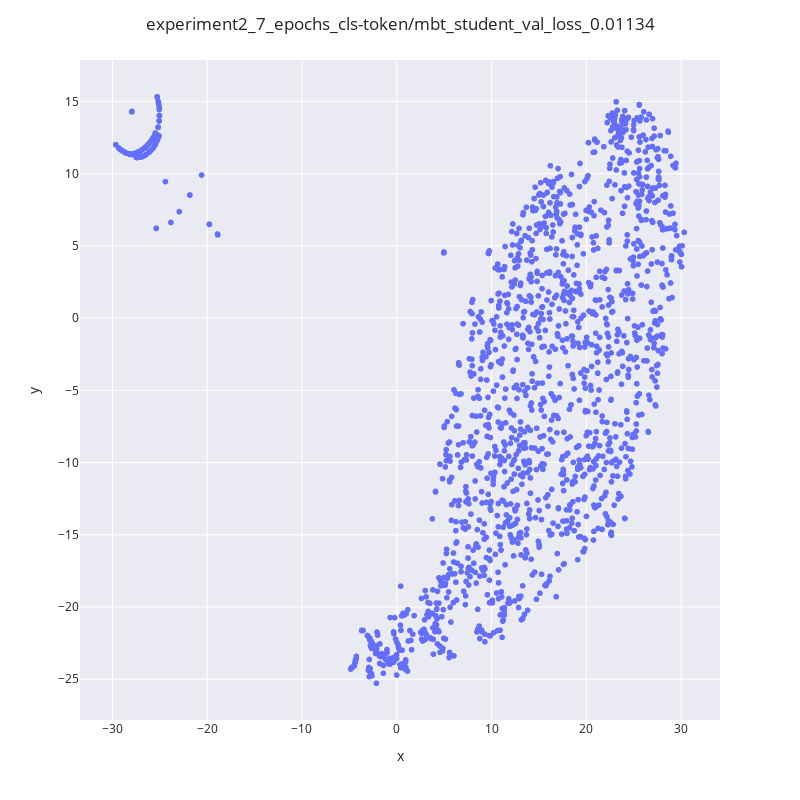

Here is the notebook cell this chart was saved with:
### Code cell
chkpt_name = "experiment2_7_epochs_cls-token/mbt_student_val_loss_0.01134"
pkl_path = f"saved_models/{chkpt_name}.pkl"
with open(pkl_path, "rb") as fh:
    embeddings_obj = pickle.load(fh)

embeddings_cleaned = clean_nans(embeddings_obj)
plot_embeddings(embeddings_cleaned, chkpt_name)

### Figure 1 — Plotly figure (JSON) as saved in the notebook; plotly's stock layout.template omitted (floating-point values rounded to 4 significant figures; data arrays with more than 128 entries replaced by an {"elided": "..."} marker saying what was removed)
{"data": [{"customdata": {"elided": "2695x1 str values"}, "hovertemplate": "x=%{x}<br>y=%{y}<br>labels=%{customdata[0]}<extra></extra>", "legendgroup": "", "marker": {"color": "#636efa", "symbol": "circle"}, "mode": "markers", "name": "", "showlegend": false, "type": "scattergl", "x": {"elided": "2695 float values"}, "xaxis": "x", "y": {"elided": "2695 float values"}, "yaxis": "y"}], "layout": {"autosize": false, "height": 800, "legend": {"tracegroupgap": 0}, "margin": {"t": 60}, "title": {"text": "experiment2_7_epochs_cls-token/mbt_student_val_loss_0.01134"}, "width": 800, "xaxis": {"anchor": "y", "domain": [0, 1], "title": {"text": "x"}}, "yaxis": {"anchor": "x", "domain": [0, 1], "title": {"text": "y"}}}}
